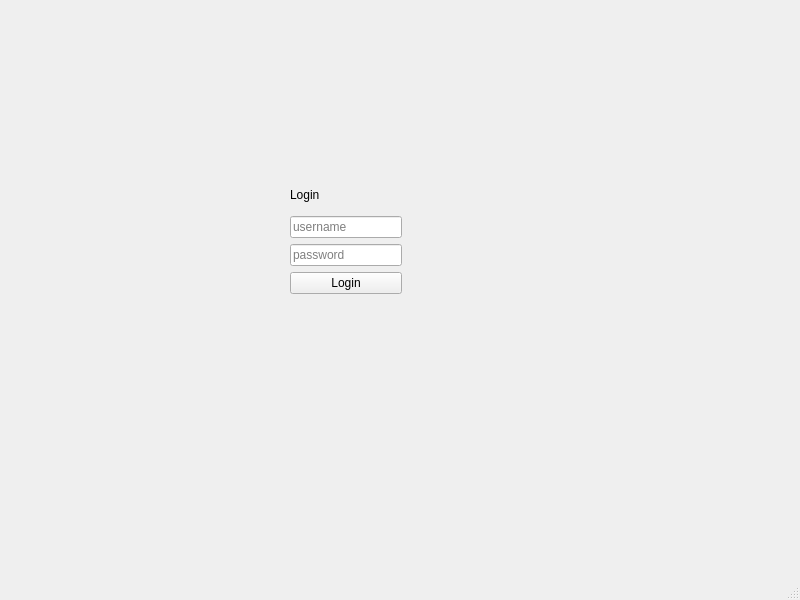
<?xml version="1.0" encoding="UTF-8"?>
<ui version="4.0">
 <class>MainWindow</class>
 <widget class="QMainWindow" name="MainWindow">
  <property name="geometry">
   <rect>
    <x>0</x>
    <y>0</y>
    <width>800</width>
    <height>600</height>
   </rect>
  </property>
  <property name="windowTitle">
   <string>MainWindow</string>
  </property>
  <widget class="QWidget" name="centralwidget">
   <widget class="QWidget" name="">
    <property name="geometry">
     <rect>
      <x>290</x>
      <y>180</y>
      <width>112</width>
      <height>114</height>
     </rect>
    </property>
    <layout class="QVBoxLayout" name="verticalLayout_2">
     <item>
      <widget class="QLabel" name="login_label">
       <property name="text">
        <string>Login</string>
       </property>
      </widget>
     </item>
     <item>
      <widget class="QLineEdit" name="username_input">
       <property name="inputMask">
        <string/>
       </property>
       <property name="text">
        <string/>
       </property>
       <property name="echoMode">
        <enum>QLineEdit::EchoMode::Normal</enum>
       </property>
       <property name="placeholderText">
        <string>username</string>
       </property>
      </widget>
     </item>
     <item>
      <widget class="QLineEdit" name="password_input">
       <property name="inputMask">
        <string/>
       </property>
       <property name="text">
        <string/>
       </property>
       <property name="frame">
        <bool>true</bool>
       </property>
       <property name="echoMode">
        <enum>QLineEdit::EchoMode::Password</enum>
       </property>
       <property name="placeholderText">
        <string>password</string>
       </property>
      </widget>
     </item>
     <item>
      <widget class="QPushButton" name="login_button">
       <property name="text">
        <string>Login</string>
       </property>
      </widget>
     </item>
    </layout>
   </widget>
  </widget>
  <widget class="QStatusBar" name="statusbar">
   <property name="enabled">
    <bool>true</bool>
   </property>
  </widget>
 </widget>
 <resources/>
 <connections/>
</ui>
